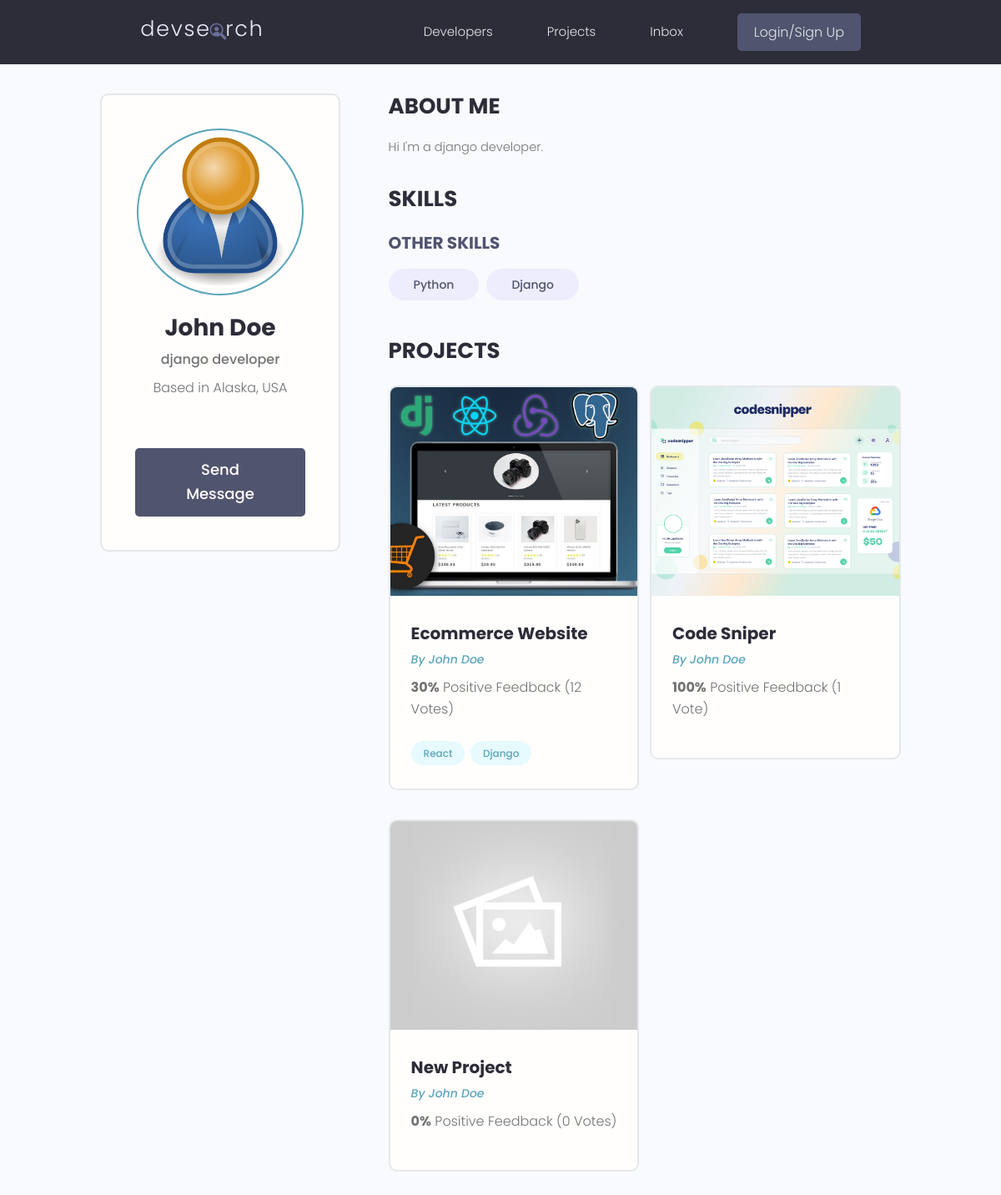
Screenshot of /profile/9b1d2f68-c537-4f3b-8278-d3011568947c/ with the database file from the repository.
### users/models.py (models this page shows, shortened)
class Profile(models.Model):
    user = models.OneToOneField(User, on_delete=models.CASCADE, null=True, blank=True)
    name = models.CharField(max_length=200, blank=True, null=True)
    email = models.EmailField(max_length=500, blank=True, null=True)
    username = models.CharField(max_length=200, blank=True, null=True)
    location = models.CharField(max_length=200, blank=True, null=True)
    short_intro = models.CharField(max_length=200, blank=True, null=True)
    bio = models.TextField(blank=True, null=True)
    profile_image = models.ImageField(null=True, blank=True, upload_to='profiles/', default="profiles/user-default.png")
    social_github = models.CharField(max_length=200, blank=True, null=True)
    social_twitter = models.CharField(max_length=200, blank=True, null=True)
    social_linkedin = models.CharField(max_length=200, blank=True, null=True)
    social_youtube = models.CharField(max_length=200, blank=True, null=True)
    social_website = models.CharField(max_length=200, blank=True, null=True)
    created = models.DateTimeField(auto_now_add=True)
    id = models.UUIDField(default=uuid.uuid4, unique=True, primary_key=True, editable=False)
    class Meta:
        ordering = ['created']

class Skill(models.Model):
    owner = models.ForeignKey(Profile, on_delete=models.CASCADE, null=True, blank=True)
    name = models.CharField(max_length=200, blank=True, null=True)
    description = models.TextField(null=True, blank=True)
    created = models.DateTimeField(auto_now_add=True)
    id = models.UUIDField(default=uuid.uuid4, unique=True, primary_key=True, editable=False)
    def __str__(self):
        return str(self.name)

### projects/models.py (models this page shows, shortened)
class Project(models.Model):
    owner = models.ForeignKey(Profile, null=True, blank=True, on_delete=models.CASCADE)
    title = models.CharField(max_length=200)
    description = models.TextField(null=True, blank=True)
    featured_image = models.ImageField(null=True, blank=True, default="default.jpg")
    demo_link = models.CharField(max_length=2000, null=True, blank=True)
    source_link = models.CharField(max_length=2000, null=True, blank=True)
    tags = models.ManyToManyField('Tag', blank=True)
    vote_total = models.IntegerField(default=0, null=True, blank=True)
    vote_ratio = models.IntegerField(default=0, null=True, blank=True)
    created = models.DateTimeField(auto_now_add=True)
    id = models.UUIDField(default=uuid.uuid4, unique=True, primary_key=True, editable=False)

class Tag(models.Model):
    name = models.CharField(max_length=200)
    created = models.DateTimeField(auto_now_add = True)
    id = models.UUIDField(default=uuid.uuid4, unique=True, primary_key=True, editable=False)
    def __str__(self):
        return self.name

### users/views.py (the view)
# urls.py: path('profile/<str:pk>/', views.userProfile, name="user-profile"),
def userProfile(request, pk):
    profile = Profile.objects.get(id=pk)
    topSkills = profile.skill_set.exclude(description__exact="")
    otherSkills = profile.skill_set.filter(description="")
    context = {'profile': profile, 'topSkills': topSkills, "otherSkills": otherSkills}
    return render(request, 'users/user-profile.html', context)

### users/templates/users/user-profile.html (shortened to what this page needs)
{% extends 'main.html' %}
{% block content %}
<main class="profile my-md">
    <div class="container">
      <div class="layout">
        <div class="column column--1of3">
          <div class="card text-center">
            <div class="card__body dev">
              <img class="avatar avatar--xl" src="{{ profile.profile_image.url }}" />
              <h2 class="dev__name">{{profile.name}}</h2>
              <p class="dev__title">{{profile.short_intro}}</p>
              <p class="dev__location">Based in {{profile.location}}</p>
              <a href="#" class="btn btn--sub btn--lg">Send Message </a>
            </div>
          </div>
        </div>
        <div class="column column--2of3">
          <div class="devInfo">
            <h3 class="devInfo__title">About Me</h3>
            <p class="devInfo__about">{{profile.bio}}</p>
          </div>
          <div class="devInfo">
            <h3 class="devInfo__title">Skills</h3>
            <div class="devInfo__skills">
              <h3 class="devInfo__subtitle">Other Skills</h3>
              <div class="devInfo__otherSkills">
                {% for skill in otherSkills %}
                <span class="tag tag--pill tag--sub tag--lg">
                  <small>{{skill}}</small>
                </span>
                {% endfor %}
              </div>
            </div>
          </div>
          <div class="devInfo">
            <h3 class="devInfo__title">Projects</h3>
            <div class="grid grid--two">
              {% for project in profile.project_set.all %}
              <div class="column">
                <div class="card project">
                  <a href="{% url 'project' project.id %}" class="project">
                    <img class="project__thumbnail" src="{{ project.featured_image.url }}" alt="project thumbnail" />
                    <div class="card__body">
                      <h3 class="project__title">{{project.title}}</h3>
                      <p><a class="project__author" href="{% url 'user-profile' project.owner.id %}">By {{ project.owner.name }}</a></p>
                      <p class="project--rating">
                        <span style="font-weight: bold;">{{project.vote_ratio}}%</span> Positive
                        Feedback ({{project.vote_total}} Vote{{project.vote_total|pluralize:"s"}})
                      </p>
                      <div class="project__tags">
                        {% for tag in project.tags.all %}
                        <span class="tag tag--pill tag--main">
                          <small>{{tag}}</small>
                        </span>
                        {% endfor %}
                      </div>
                    </div>
                  </a>
                </div>
              </div>
              {% endfor%}
            </div>
          </div>
        </div>
      </div>
    </div>
  </main>
{% endblock content %}

### static/styles/app.css (style rules this page uses)
:root { --color-sub: #2d2d39; }
.btn--sub { background-color: var(--color-sub-light); }
.card { border: 2px solid var(--color-light); }
img { width: 100%; }
.profile .card > .dev { padding: 4rem; }
.dev__name { color: var(--color-sub); font-size: 2.8rem; font-weight: 700; margin-top: 1rem; margin-bottom: 0.5rem; }
.dev__title { font-size: 1.6rem; font-weight: 500; line-height: 1.3; }
.dev__location { margin-top: 1rem; }
.devInfo { margin-bottom: 3rem; }
.devInfo__title, .devInfo__subtitle { font-size: 2.6rem; color: var(--color-sub); text-transform: uppercase; font-weight: 700; margin-bottom: 1.5rem; }
.devInfo__subtitle { font-size: 2rem; color: var(--color-sub-light); }
.devInfo__about, .devSkill__info { font-size: 1.45rem; line-height: 1.7; text-align: justify; }
.project__author { font-size: 1.4rem; font-style: italic; }
.project--rating { margin-bottom: 1.6em; margin-top: .5em; }
.project__thumbnail { height: 25rem; object-fit: cover; object-position: top center; }
.project__title { font-size: 2rem; font-weight: 700; color: var(--color-sub); }

### static/uikit/styles/modules/_variables.css (style rules this page uses)
:root { --color-main: #5aa5b9; --color-main-light: #e6faff; --color-sub: #3f4156; --color-sub-light: #51546e; --color-sub-lighter: #ededfd; --color-text: #737373; --color-gray: #8b8b8b; --color-light: #e5e7eb; --color-light-gray: #767676; --color-bg: #f8fafd; --color-white: #fffefd; --color-white-light: #f3f3f3; --color-success: #359e64; --color-success-bg: #def8e8; --color-error: #fc4b0b; --color-error-bg: #fff2ee; --font-base: 'Poppins', arial, helvetica, 'Segoe UI', roboto, ubuntu, sans-serif; --font-monospace: 'Fira Code', 'Courier New', courier, monospace; --font-regular: 300; --font-medium: 500; --font-bold: 700; --generic-shadow: 1px 1px 5px #00000010; --generic-transition: all 0.3s ease-in-out; }

### static/uikit/styles/modules/_base.css (style rules this page uses)
* { margin: 0; padding: 0; box-sizing: border-box; text-rendering: optimizeLegibility; color: inherit; font-size: inherit; }
html { font-size: 50%; }
@media only screen and (min-width: 480px) { html { font-size: 56.25%; } }
@media only screen and (min-width: 1200px) { html { font-size: 62.5%; } }
body { line-height: 1.6; font-weight: 400; font-size: 1.5rem; color: var(--color-text); background-color: var(--color-bg); min-height: 100vh; }

### static/uikit/styles/modules/_typography.css (style rules this page uses)
* { font-family: var(--font-base); }
h2 { font-size: 3.6rem; font-weight: var(--font-bold); }
h3 { font-size: 3.2rem; font-weight: var(--font-medium); }
p, span, strong { font-size: 1.6rem; color: var(--color-text); font-weight: var(--font-regular); }
a { padding-bottom: 2px; text-decoration: none; display: inline-block; color: var(--color-main); font-weight: var(--font-medium); }

### static/uikit/styles/modules/_utilities.css (style rules this page uses)
.container { width: 92%; max-width: 165rem; margin: 0 auto; box-sizing: border-box; }
@media screen and (min-width: 1000px) { .container { width: 90%; } }
@media screen and (min-width: 1200px) { .container { width: 80%; } }
.text-center { text-align: center; }
.my-md { margin: 3rem auto; }

### static/uikit/styles/modules/_avatar.css (style rules this page uses)
.avatar { border-radius: 50%; border: 2px solid var(--color-main); object-fit: cover; }
.avatar--xl { height: 20rem; width: 20rem; }

### static/uikit/styles/modules/_button.css (style rules this page uses)
.btn { display: inline-block; position: relative; cursor: pointer; background-color: var(--color-light); font-weight: var(--font-medium); color: var(--color-sub); text-decoration: none; padding: 1rem 2rem; border-radius: 0.5rem; border: none; width: -webkit-fit-content; width: -moz-fit-content; width: fit-content; height: -webkit-fit-content; height: -moz-fit-content; height: fit-content; font-size: 1.6rem; outline-width: 0; outline-color: transparent; -webkit-backface-visibility: hidden; backface-visibility: hidden; transition: all 0.3s ease-in-out; }
.btn--sub { background-color: var(--color-sub); color: var(--color-white); }
.btn--lg { font-size: 1.8rem; padding: 1.2rem 4.5rem; }

### static/uikit/styles/modules/_card.css (style rules this page uses)
.card { border-radius: 1rem; background-color: var(--color-white); border: 1.5px solid var(--color-light); width: auto; height: auto; margin-top: 0.5rem; margin-bottom: 0.5rem; overflow: hidden; }
.card__body, .card__header { padding: 2rem 2.5rem; }

### static/uikit/styles/modules/_grid.css (style rules this page uses)
.grid { display: flex; flex-wrap: wrap; justify-content: flex-start; align-items: stretch; }
.grid > .column { min-width: 28rem; margin-bottom: 2.5rem; }
.grid--two > .column { flex-basis: 100%; }
@media screen and (min-width: 800px) { .grid--two { margin-right: -2%; } }
@media screen and (min-width: 800px) { .grid--two > .column { margin-right: 2%; } }
@media screen and (min-width: 800px) { .grid--two > .column { flex-basis: 48%; } }

### rows the page displays
Profile: profile_image (placeholder picture), name "John Doe", short_intro "django developer", location "Alaska, USA", bio "Hi I'm a django developer."
Skill: name "Python"
Skill: name "Django"
Project: featured_image (picture), title "Ecommerce Website", owner.name "John Doe", vote_ratio "30", vote_total "12"
Tag: name "React"
Tag: name "Django"
Project: featured_image (picture), title "Code Sniper", owner.name "John Doe", vote_ratio "100", vote_total "1"
Project: featured_image (placeholder picture), title "New Project", owner.name "John Doe", vote_ratio "0", vote_total "0"
